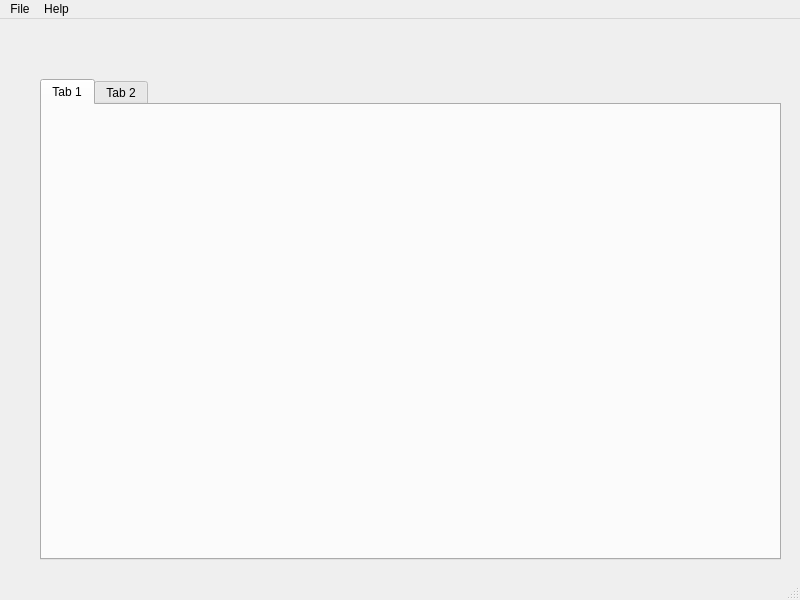
<?xml version="1.0" encoding="UTF-8"?>
<ui version="4.0">
 <class>MainWindow</class>
 <widget class="QMainWindow" name="MainWindow">
  <property name="geometry">
   <rect>
    <x>0</x>
    <y>0</y>
    <width>800</width>
    <height>600</height>
   </rect>
  </property>
  <property name="windowTitle">
   <string>MainWindow</string>
  </property>
  <widget class="QWidget" name="centralwidget">
   <widget class="QTabWidget" name="tabWidget">
    <property name="geometry">
     <rect>
      <x>40</x>
      <y>60</y>
      <width>741</width>
      <height>481</height>
     </rect>
    </property>
    <property name="currentIndex">
     <number>0</number>
    </property>
    <widget class="QWidget" name="tab">
     <attribute name="title">
      <string>Tab 1</string>
     </attribute>
    </widget>
    <widget class="QWidget" name="tab_2">
     <attribute name="title">
      <string>Tab 2</string>
     </attribute>
    </widget>
   </widget>
   <widget class="QLabel" name="label">
    <property name="enabled">
     <bool>true</bool>
    </property>
    <property name="geometry">
     <rect>
      <x>590</x>
      <y>-60</y>
      <width>281</width>
      <height>131</height>
     </rect>
    </property>
    <property name="text">
     <string>&lt;html&gt;&lt;head/&gt;&lt;body&gt;&lt;p&gt;&lt;img src=&quot;:/Logo/9741ef35-9950-4396-9d31-0876fc97d6a3_200x200.png&quot;/&gt;&lt;/p&gt;&lt;/body&gt;&lt;/html&gt;</string>
    </property>
   </widget>
  </widget>
  <widget class="QMenuBar" name="menubar">
   <property name="geometry">
    <rect>
     <x>0</x>
     <y>0</y>
     <width>800</width>
     <height>21</height>
    </rect>
   </property>
   <widget class="QMenu" name="menuFile">
    <property name="title">
     <string>File</string>
    </property>
    <addaction name="separator"/>
    <addaction name="actionExit"/>
   </widget>
   <widget class="QMenu" name="menuHelp">
    <property name="title">
     <string>Help</string>
    </property>
    <addaction name="separator"/>
    <addaction name="actionDocumentation"/>
    <addaction name="actionAbout"/>
   </widget>
   <addaction name="menuFile"/>
   <addaction name="menuHelp"/>
  </widget>
  <widget class="QStatusBar" name="statusbar"/>
  <action name="actionDocumentation">
   <property name="text">
    <string>Documentation</string>
   </property>
  </action>
  <action name="actionAbout">
   <property name="text">
    <string>About</string>
   </property>
  </action>
  <action name="actionExit">
   <property name="text">
    <string>Exit</string>
   </property>
  </action>
 </widget>
 <resources>
  <include location="LogoLabel.qrc"/>
 </resources>
 <connections/>
</ui>
